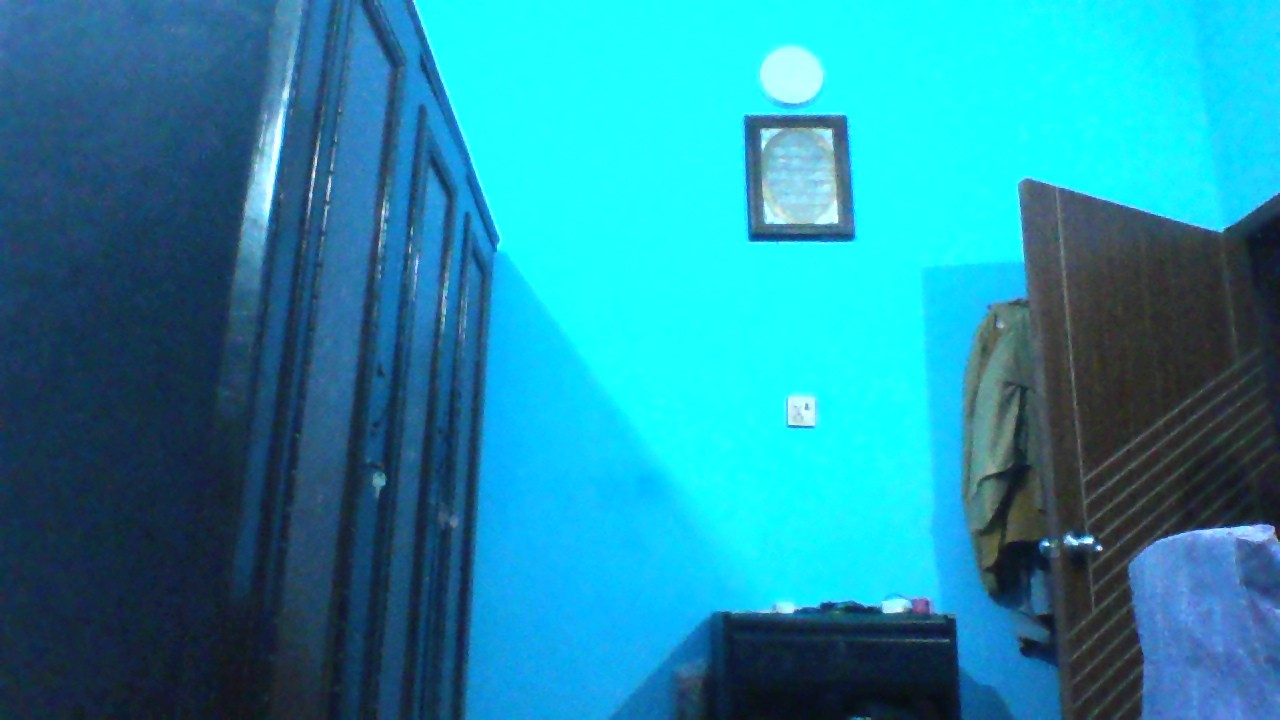
#> input picture OPENCVPROJECTS/harry-potter/background.jpg, 1280 x 720 px, found by its file name
$ python replace.py
#> lines starting #> are read from the running program, lines starting #| are printed output that depends on the picture; after the words box and inside, x2 and y2 are one past the last pixel; in counts of white or black regions, pixels touching at a corner belong together
import cv2
import numpy as np

cap = cv2.VideoCapture(1)

background = cv2.imread("harry-potter\\background.jpg")
#> background is the input picture: shape (720, 1280, 3); mean B, G, R 165.1, 140.6, 32.7
background = cv2.flip(background,1)
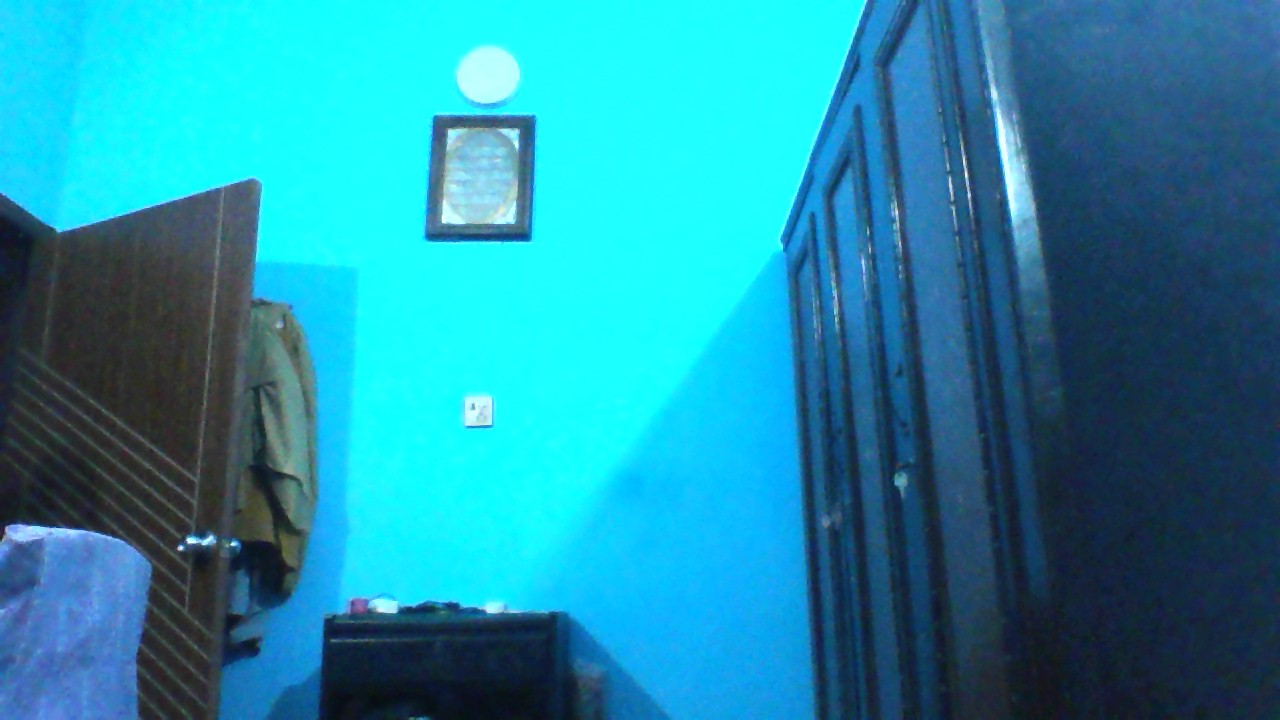
#> background: shape (720, 1280, 3); mean B, G, R 165.1, 140.6, 32.7


while cap.isOpened():
    ret, frame = cap.read()
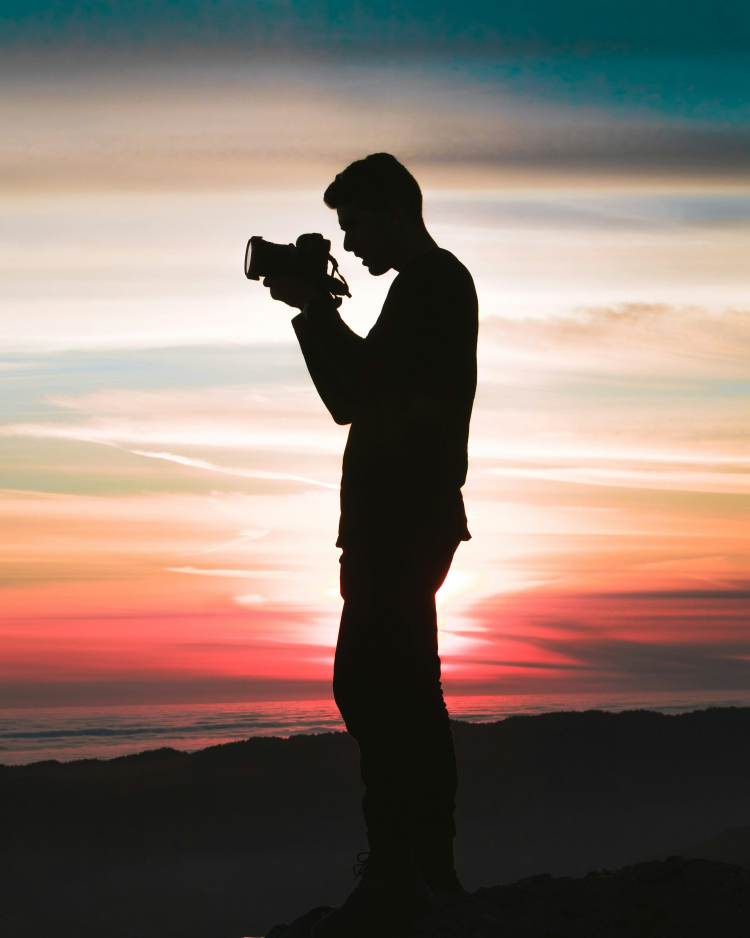
#> input picture OPENCVPROJECTS/photos/personasphoto.jpg, 3000 x 3750 px, given in place of the camera (shown at 1/4 size)
#> frame is the input picture: shape (3750, 3000, 3); mean B, G, R 108.6, 117.8, 134.3
    if not ret:
        break

    frame = cv2.flip(frame, 1)
    background = cv2.resize(background, (frame.shape[1], frame.shape[0]))
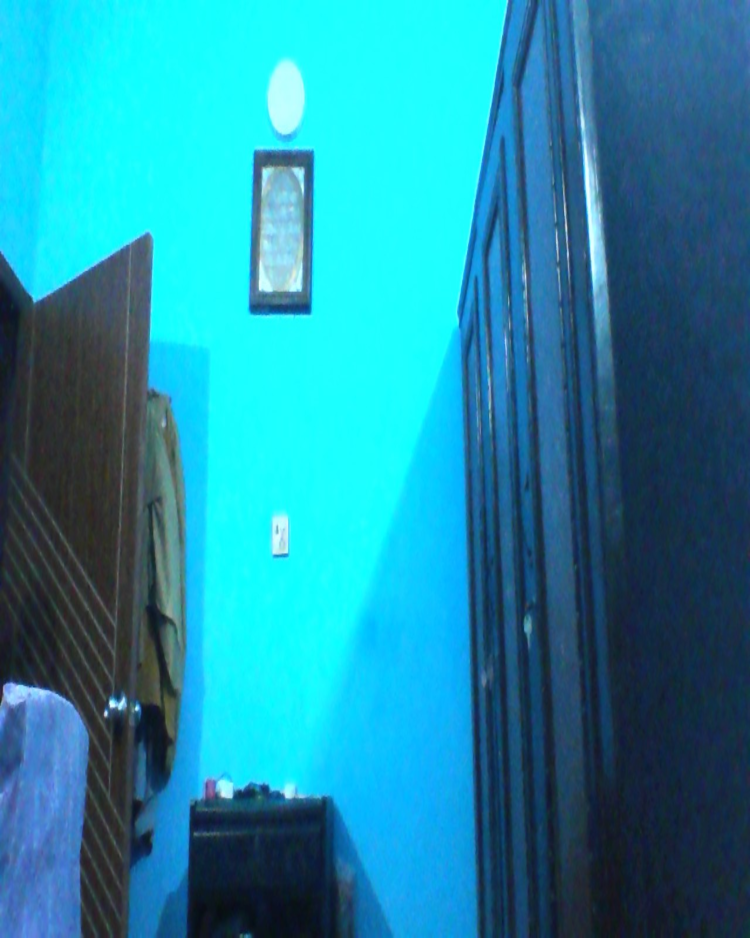
#> background: shape (3750, 3000, 3) (shown at 1/4 size); mean B, G, R 165, 140.5, 32.6

    hsv = cv2.cvtColor(frame, cv2.COLOR_BGR2HSV)
#> hsv: shape (3750, 3000, 3); mean H, S, V 24.3, 69.7, 140

    lower_red1 = np.array([0, 120, 70])
    upper_red1 = np.array([10, 255, 255])
    lower_red2 = np.array([170, 120, 70])
    upper_red2 = np.array([180, 255, 255])

    mask1 = cv2.inRange(hsv, lower_red1, upper_red1)
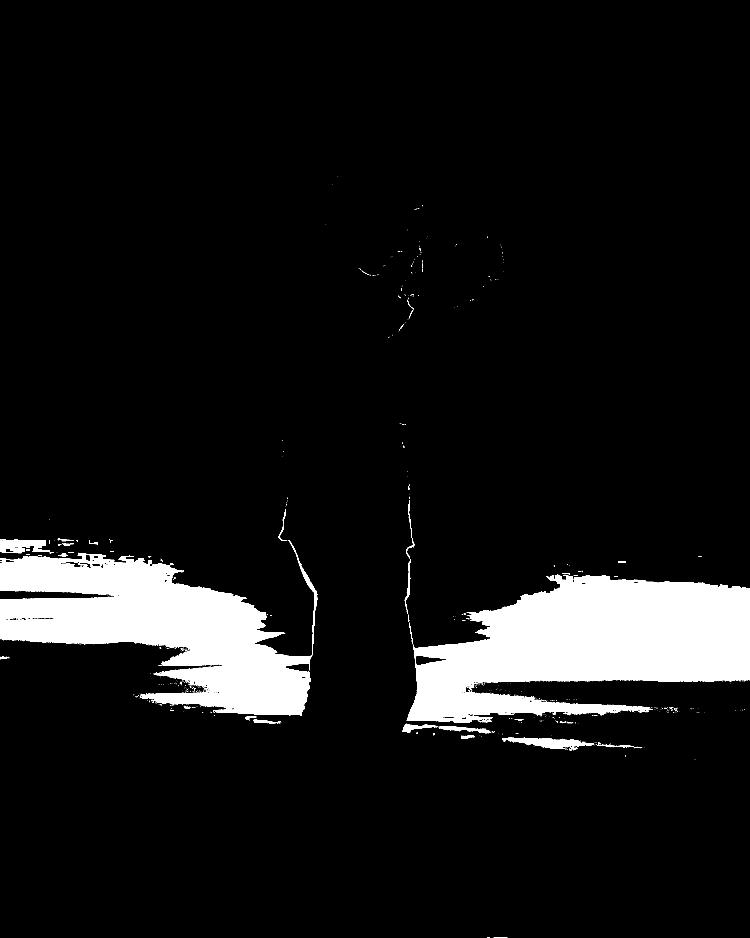
#> mask1: shape (3750, 3000) (shown at 1/4 size); 8.5% white; 914 white regions (841 under 20 px), largest, box (x1, y1, x2, y2) and area: (1627, 2298, 3000, 2891) 508526, (0, 2160, 1270, 2864) 420486, (2008, 2950, 2377, 2996) 8271
    mask2 = cv2.inRange(hsv, lower_red2, upper_red2)
#> mask2: shape (3750, 3000); 0.01% white in thin lines or dots, all inside (x1, y1, x2, y2) = (793, 2078, 2167, 2986)
    mask = mask1 + mask2
#> mask: shape (3750, 3000); 8.5% white; 915 white regions (842 under 20 px), largest, box (x1, y1, x2, y2) and area: (1627, 2298, 3000, 2891) 508626, (0, 2160, 1270, 2864) 421016, (2008, 2950, 2377, 2996) 8274

    mask = cv2.morphologyEx(mask, cv2.MORPH_OPEN, np.ones((3, 3), np.uint8))
#> mask: shape (3750, 3000); 8.4% white; 168 white regions (84 under 20 px), largest, box (x1, y1, x2, y2) and area: (1629, 2299, 3000, 2890) 504361, (0, 2213, 1244, 2863) 413709, (2008, 2951, 2336, 2995) 7733
    mask = cv2.dilate(mask, np.ones((3, 3), np.uint8), iterations=1)
#> mask: shape (3750, 3000); 8.7% white; 86 white regions (1 under 20 px), largest, box (x1, y1, x2, y2) and area: (1628, 2298, 3000, 2891) 514805, (0, 2212, 1245, 2864) 425955, (2007, 2950, 2376, 2996) 9086

    mask_inv = cv2.bitwise_not(mask)
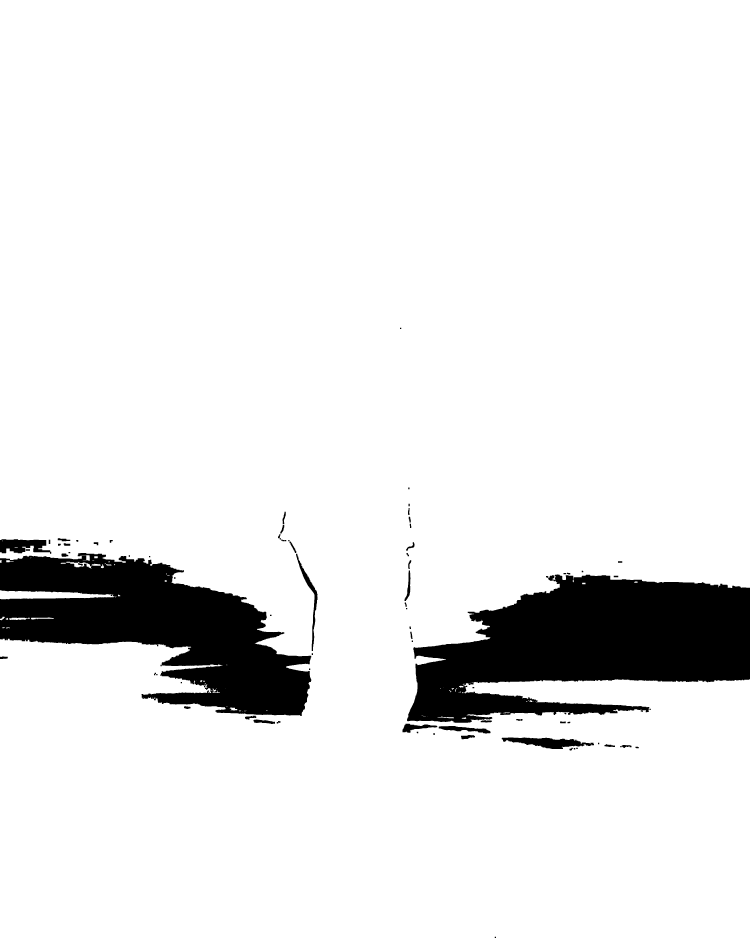
#> mask_inv: shape (3750, 3000) (shown at 1/4 size); 91.3% white; 86 black regions (1 under 20 px), largest, box (x1, y1, x2, y2) and area: (1628, 2298, 3000, 2891) 514805, (0, 2212, 1245, 2864) 425955, (2007, 2950, 2376, 2996) 9086

    res1 = cv2.bitwise_and(frame, frame, mask=mask_inv)
    res2 = cv2.bitwise_and(background, background, mask=mask)

    final_output = cv2.addWeighted(res1, 1, res2, 1, 0)
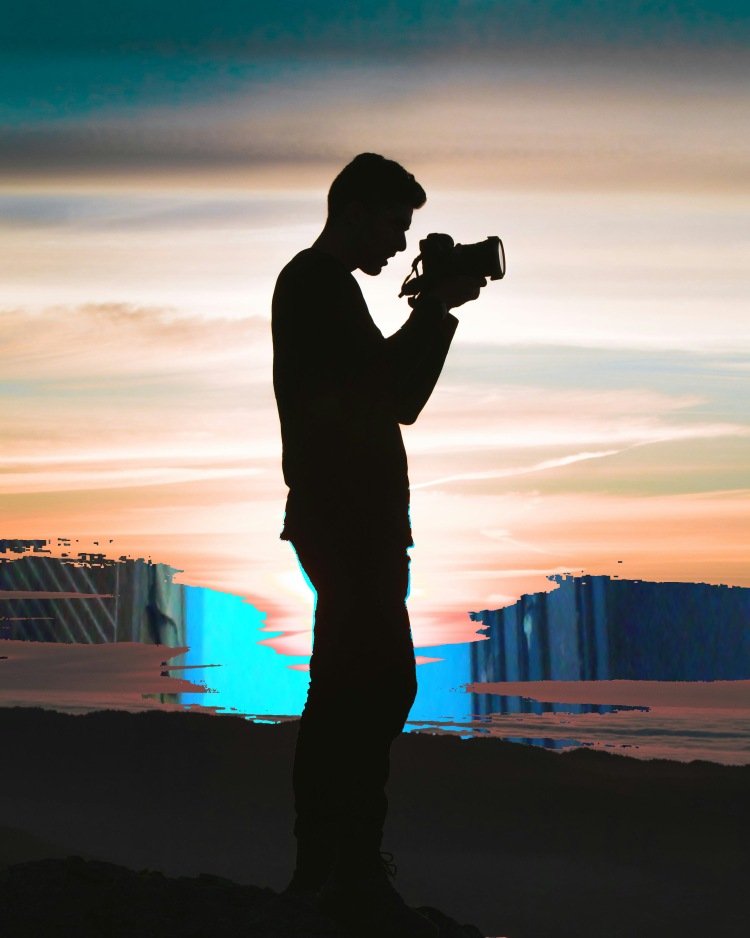
#> final_output: shape (3750, 3000, 3) (shown at 1/4 size); mean B, G, R 111.5, 117.7, 118.5

    cv2.imshow("Invisibility Cloak", final_output)

    if cv2.waitKey(1) & 0xFF == ord('q'):
#> (key q is pressed here)
        break

cap.release()
cv2.destroyAllWindows()
